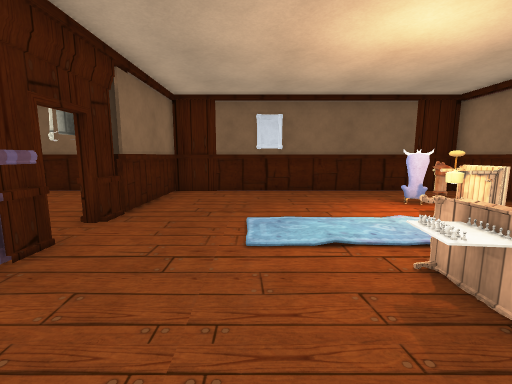
View 1 (above)

16 first-person views from a walk through a Unity game level. The camera is 1.2 m above the floor, tilts 8° down and sees 90° across. The floor is counted in squares, 1 m on a side. Each view is taken from the middle of a square. On the plan, view 1 faces up. The plan holds only what a view shows up to about 12 squares ahead; the rest is blank. The place goes on beyond the plan. The player character is not drawn. Some animated figures are left out. Door leaves are left out, so doorways stand open. Some surface patterns are stand-ins.

View 2
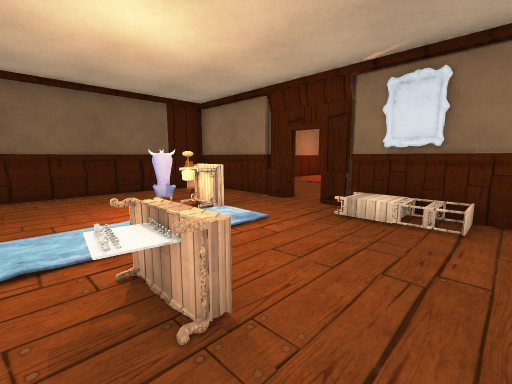

View 3
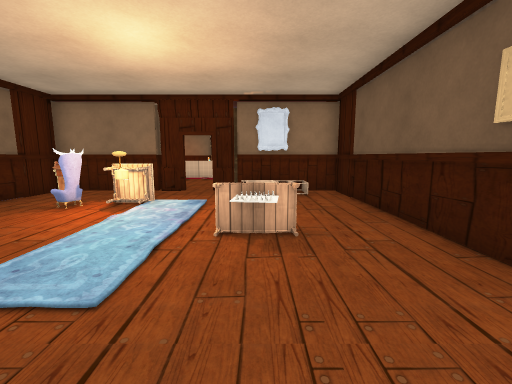

View 4
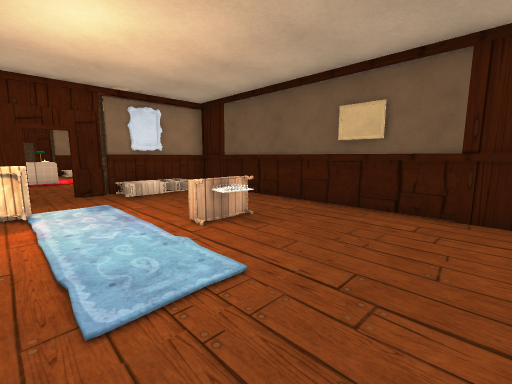

View 5
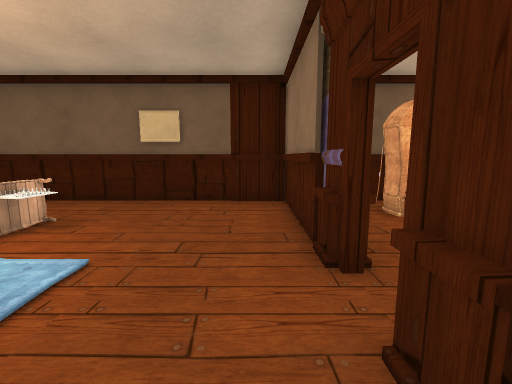

View 6
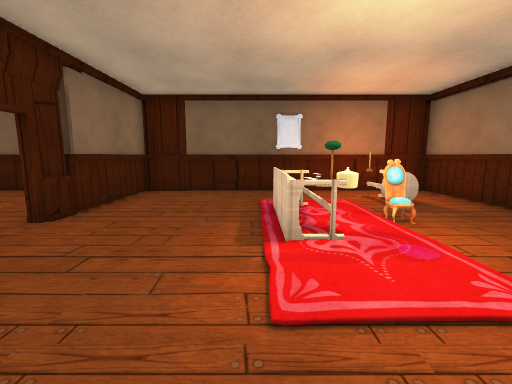

View 7
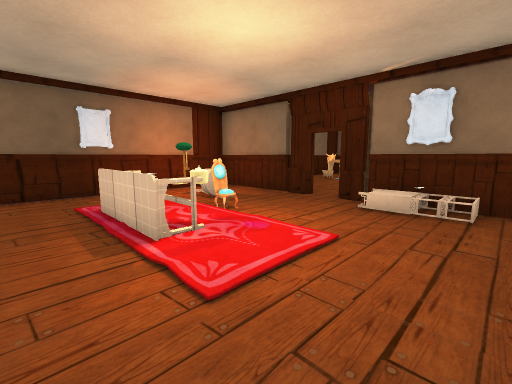

View 8
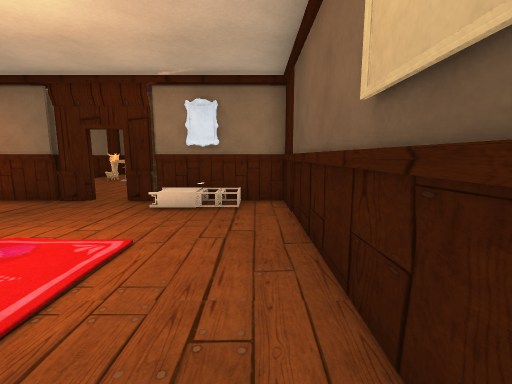

View 9
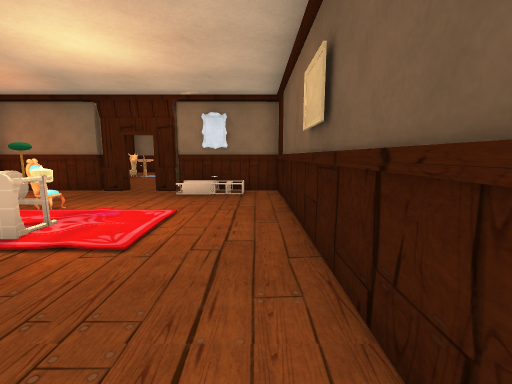

View 10
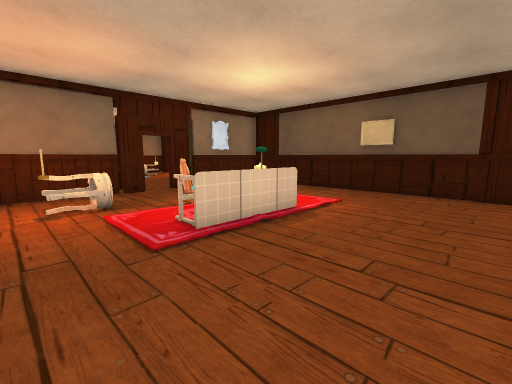

View 11
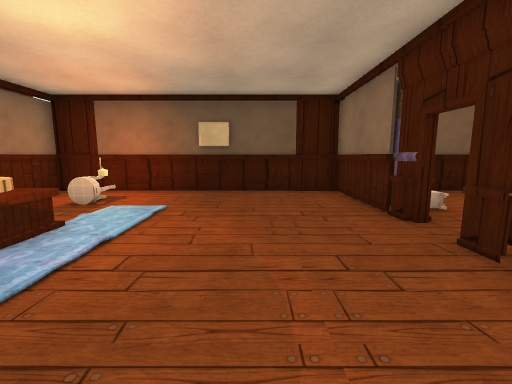

View 12
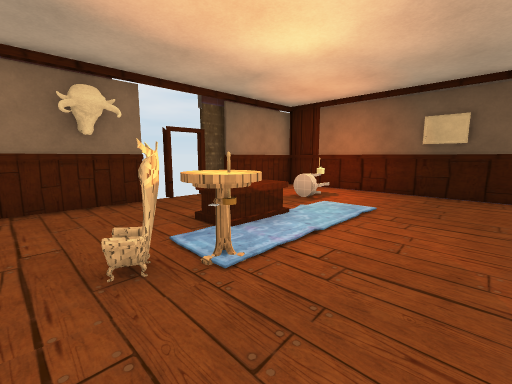

View 13
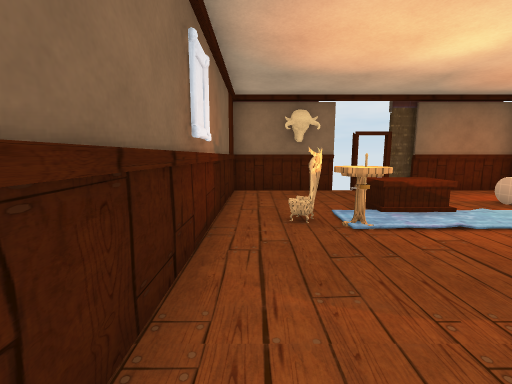

View 14
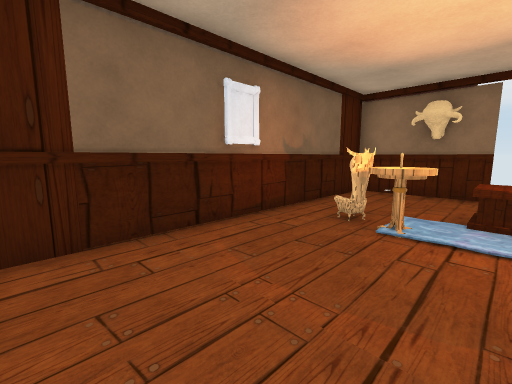

View 15
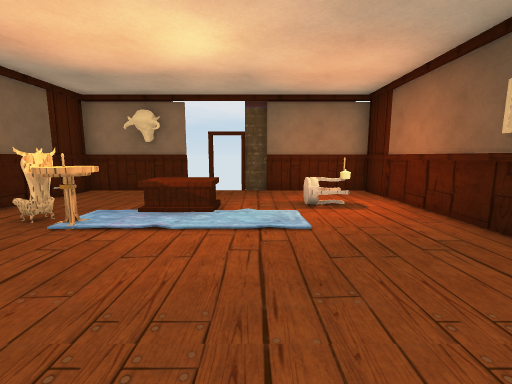

View 16
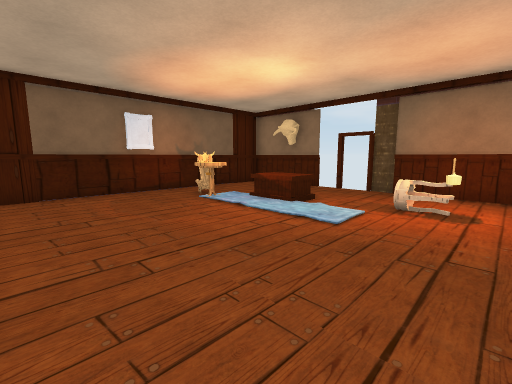

### Floor plan
Ten units are one square. View 1 is at (0, 0); x grows to the right and y downward. Boxes are objects, and circles mark ways between rooms. Rooms are numbered by the first view taken in them; rooms with no view inside come last. Other rooms are left out.
<svg viewBox="-37 -93 312 107">
<path fill="none" stroke="#000" d="M68 -45 68 -88 -27 -88 -27 -54M-29 -35 -29 8 68 8 68 -35M66 -14 68 -20M72 -52 72 -58M66 -9 68 -20M-32 -60 -32 -42M68 -10 67 -20M-29 -88 -29 -45M74 -54 66 -54M168 -44 168 -88 72 -88 72 -45 68 -45M170 -51 170 -56M172 -51 172 -56M165 -10 168 -18M166 -10 167 -18M166 -9 168 -13 167 -18M79 8 171 8M168 9 168 -35M218 -87 210 -88M268 -52 268 -88 179 -88M171 -52 171 -45M270 -25 270 -35M168 -35 171 -35 171 9M166 -26 174 -26M171 8 268 8 268 -26M232 -39 232 -45"/>
<rect x="15" y="-25" width="10" height="10" fill="#bbb"><title>other object</title></rect>
<rect x="15" y="-35" width="10" height="10" fill="#bbb"><title>other object</title></rect>
<rect x="25" y="-55" width="10" height="10" fill="#bbb"><title>other object</title></rect>
<rect x="35" y="-45" width="10" height="10" fill="#bbb"><title>other object</title></rect>
<rect x="35" y="-55" width="10" height="10" fill="#bbb"><title>other object</title></rect>
<rect x="35" y="-65" width="10" height="10" fill="#bbb"><title>other object</title></rect>
<rect x="55" y="-85" width="10" height="10" fill="#bbb"><title>other object</title></rect>
<rect x="115" y="-45" width="10" height="10" fill="#bbb"><title>other object</title></rect>
<rect x="115" y="-65" width="10" height="20" fill="#bbb"><title>other object</title></rect>
<rect x="135" y="-55" width="10" height="10" fill="#bbb"><title>other object</title></rect>
<rect x="145" y="-75" width="10" height="10" fill="#bbb"><title>other object</title></rect>
<rect x="215" y="-65" width="10" height="10" fill="#bbb"><title>other object</title></rect>
<rect x="225" y="-65" width="10" height="10" fill="#bbb"><title>other object</title></rect>
<rect x="225" y="-75" width="10" height="10" fill="#bbb"><title>other object</title></rect>
<rect x="235" y="-5" width="10" height="10" fill="#bbb"><title>other object</title></rect>
<rect x="235" y="-15" width="10" height="10" fill="#bbb"><title>other object</title></rect>
<rect x="235" y="-25" width="10" height="10" fill="#bbb"><title>other object</title></rect>
<circle cx="70" cy="-40" r="3" fill="#2a7"/>
<circle cx="75" cy="-30" r="3" fill="#2a7"/>
<circle cx="165" cy="-30" r="3" fill="#2a7"/>
<circle cx="170" cy="-40" r="3" fill="#2a7"/>
<text x="20" y="-40">1</text>
<text x="120" y="-40">2</text>
<text x="220" y="-40">3</text>
</svg>
Room 1 opens to room 2. Room 2 opens to room 3.

Where each view was taken, in squares from view 1:
view 1: 0 up, 0 right, facing up
view 2: 0 up, 1 right, facing up-right
view 3: 2 up, 2 left, facing right
view 4: 5 up, 2 left, facing down-right
view 5: 6 up, 2 left, facing down
view 6: 0 up, 11 right, facing up
view 7: 0 up, 10 right, facing up-right
view 8: 0 up, 10 right, facing right
view 9: 0 up, 8 right, facing right
view 10: 8 up, 8 right, facing down-right
view 11: 8 up, 20 right, facing down
view 12: 8 up, 20 right, facing down-right
view 13: 8 up, 18 right, facing right
view 14: 5 up, 18 right, facing up-right
view 15: 3 up, 18 right, facing right
view 16: 0 up, 18 right, facing up-right
